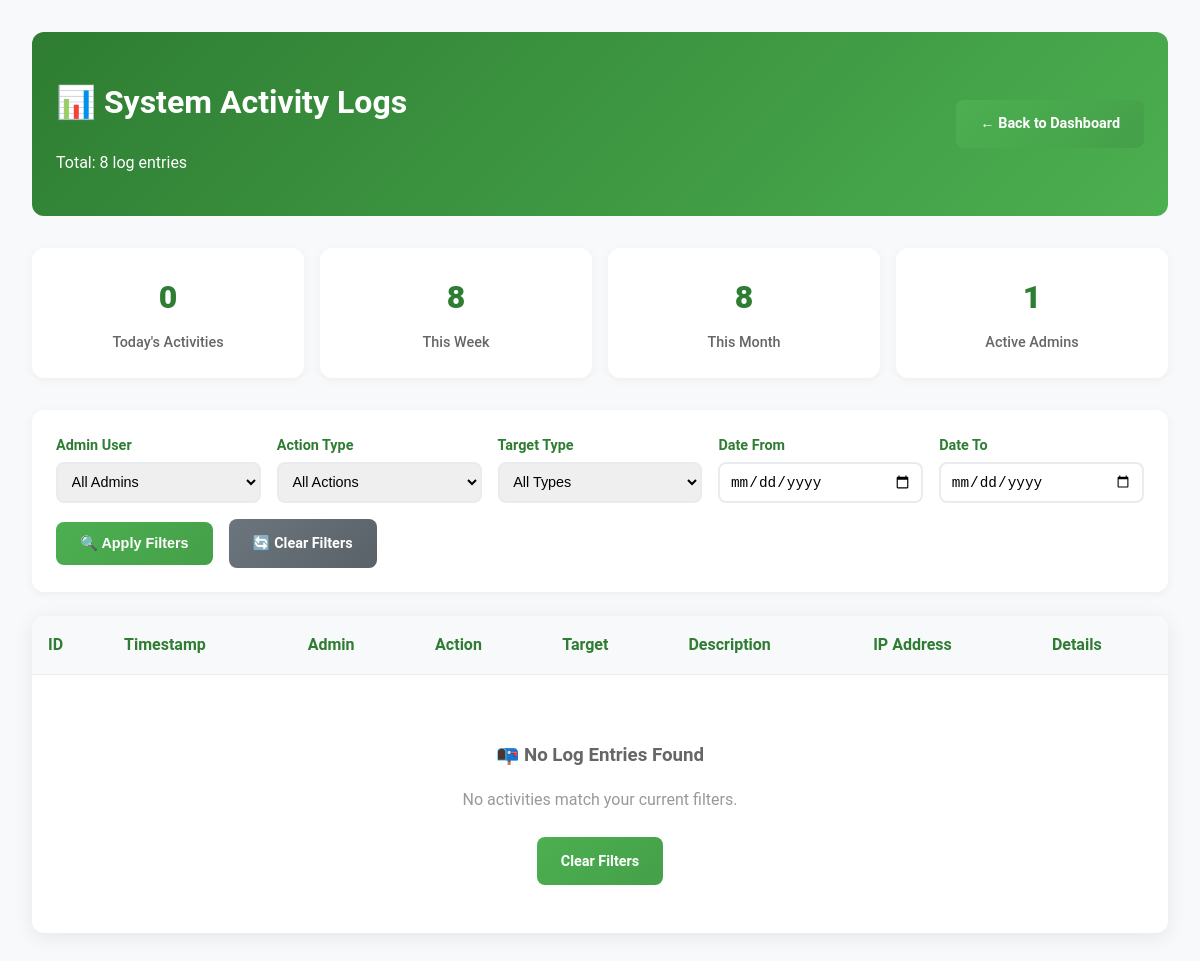
/admin/view-logs.php?page=2& (signed in), run on an earlier commit of the app's database.
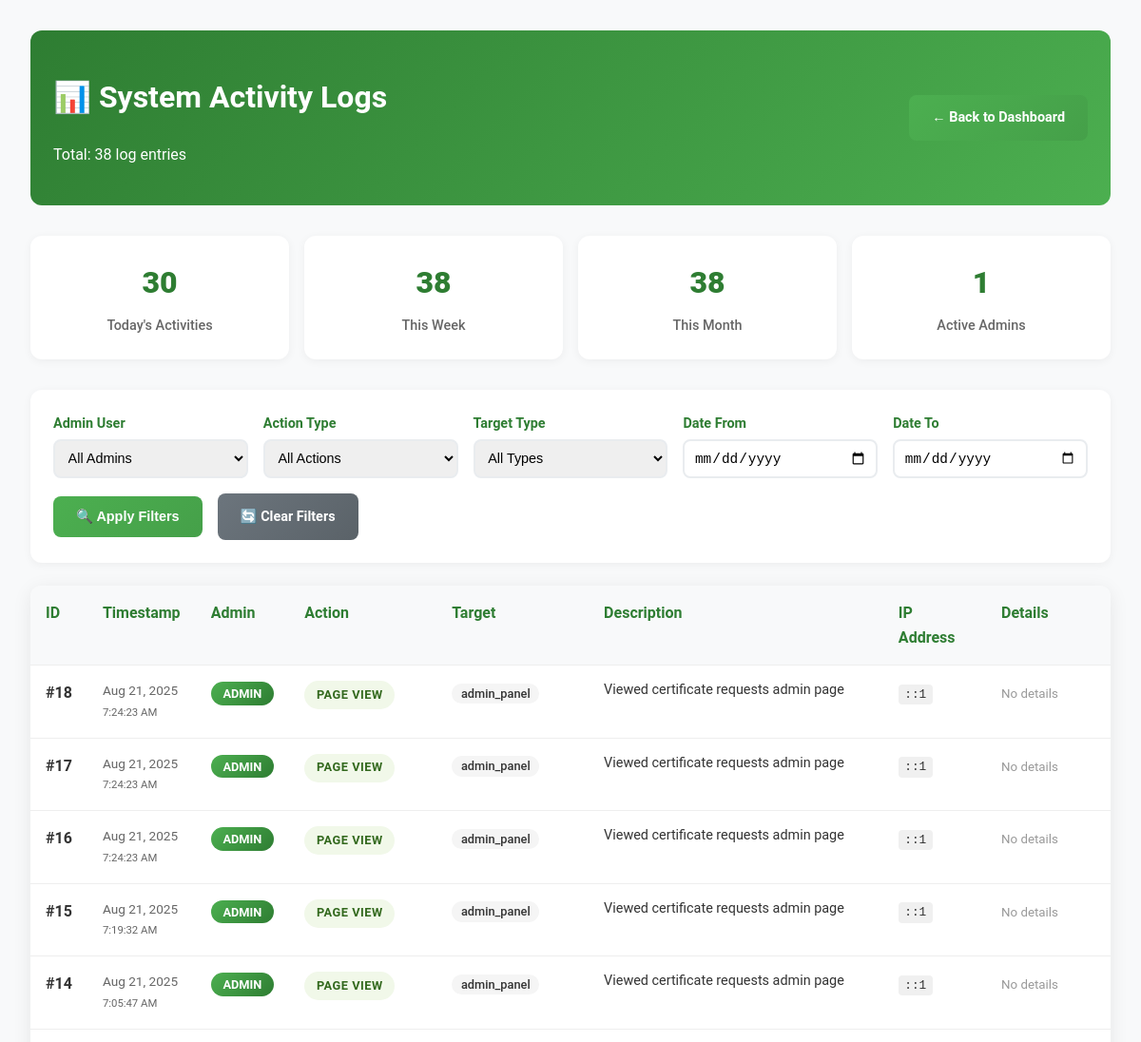
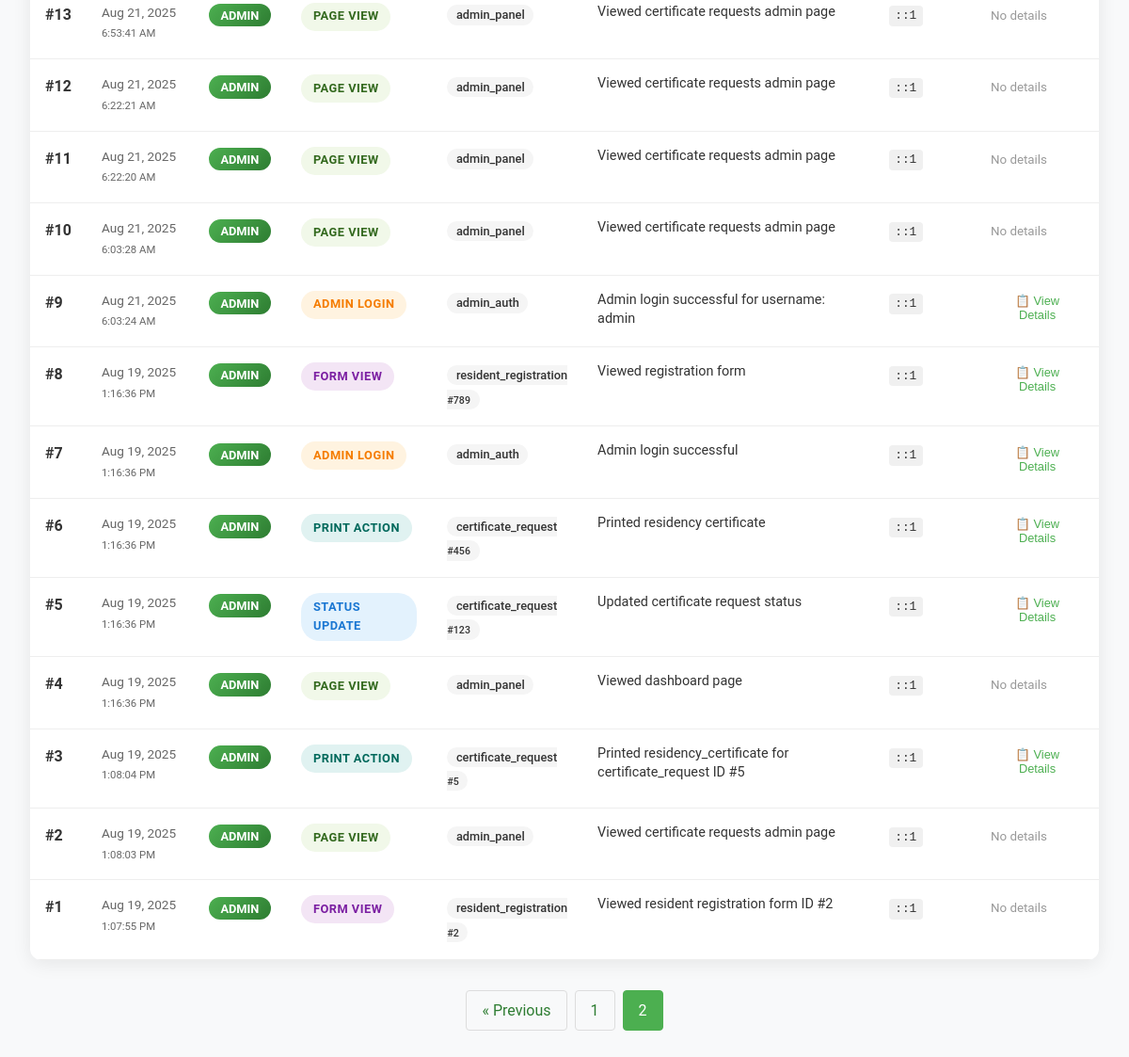
And on a later commit of the database (2 pictures, top to bottom).
### tables this page shows
CREATE TABLE `admin_logs` (
  `id` int(11) NOT NULL,
  `admin_id` varchar(100) DEFAULT 'system',
  `action_type` varchar(50) NOT NULL,
  `target_type` varchar(50) NOT NULL,
  `target_id` int(11) DEFAULT NULL,
  `description` text NOT NULL,
  `details` longtext DEFAULT NULL CHECK (json_valid(`details`)),
  `ip_address` varchar(45) DEFAULT NULL,
  `user_agent` text DEFAULT NULL,
  `created_at` timestamp NOT NULL DEFAULT current_timestamp()
);

### admin/view-logs.php (the view, shortened to what the changed rows need)
<?php
include '../includes/db_connect.php';
$page = max(1, (int)($_GET['page'] ?? 1));
$per_page = 20;
$offset = ($page - 1) * $per_page;
$whereConditions = [];
$params = [];
$whereClause = $whereConditions ? "WHERE " . implode(" AND ", $whereConditions) : "";
$count_sql = "SELECT COUNT(*) FROM admin_logs $whereClause";
$sql = "SELECT * FROM admin_logs $whereClause ORDER BY created_at DESC LIMIT $offset, $per_page";
$count_stmt = $pdo->prepare($count_sql);
$count_stmt->execute($params);
$total_logs = $count_stmt->fetchColumn();
$stmt = $pdo->prepare($sql);
$stmt->execute($params);
$logs = $stmt->fetchAll(PDO::FETCH_ASSOC);
$total_pages = ceil($total_logs / $per_page);
?>
<!DOCTYPE html>
<html lang="en">
<head>
    <link rel="stylesheet" href="../css/styles.css">
</head>
<body>
    <div class="admin-container">
        <div class="admin-header">
            <div>
                <h1>📊 System Activity Logs</h1>
                <p>Total: <?php echo number_format($total_logs); ?> log entries</p>
            </div>
        </div>
        <div class="stats-row">
            <?php
            $today_count = $pdo->query("SELECT COUNT(*) FROM admin_logs WHERE DATE(created_at) = CURDATE()")->fetchColumn();
            $week_count = $pdo->query("SELECT COUNT(*) FROM admin_logs WHERE created_at >= DATE_SUB(NOW(), INTERVAL 7 DAY)")->fetchColumn();
            $month_count = $pdo->query("SELECT COUNT(*) FROM admin_logs WHERE created_at >= DATE_SUB(NOW(), INTERVAL 30 DAY)")->fetchColumn();
            ?>
            <div class="stat-card">
                <div class="stat-number"><?php echo $today_count; ?></div>
                <div class="stat-label">Today's Activities</div>
            </div>
            <div class="stat-card">
                <div class="stat-number"><?php echo $week_count; ?></div>
                <div class="stat-label">This Week</div>
            </div>
            <div class="stat-card">
                <div class="stat-number"><?php echo $month_count; ?></div>
                <div class="stat-label">This Month</div>
            </div>
        </div>
        <div class="logs-table">
            <table>
                <thead>
                    <tr>
                        <th>ID</th>
                        <th>Timestamp</th>
                        <th>Admin</th>
                        <th>Action</th>
                        <th>Target</th>
                        <th>Description</th>
                        <th>IP Address</th>
                        <th>Details</th>
                    </tr>
                </thead>
                <tbody>
                    <?php foreach ($logs as $log): ?>
                    <tr>
                        <td><strong>#<?php echo $log['id']; ?></strong></td>
                        <td class="log-timestamp">
                            <?php echo date('M j, Y', strtotime($log['created_at'])); ?><br>
                            <small><?php echo date('g:i:s A', strtotime($log['created_at'])); ?></small>
                        </td>
                        <td>
                            <span class="admin-badge">
                                <?php echo htmlspecialchars($log['admin_id']); ?>
                            </span>
                        </td>
                        <td>
                            <span class="action-badge action-<?php echo $log['action_type']; ?>">
                                <?php echo ucwords(str_replace('_', ' ', $log['action_type'])); ?>
                            </span>
                        </td>
                        <td>
                            <span class="target-badge">
                                <?php echo htmlspecialchars($log['target_type']); ?>
                                <?php if ($log['target_id']): ?>
                                    <br><small>#<?php echo $log['target_id']; ?></small>
                                <?php endif; ?>
                            </span>
                        </td>
                        <td>
                            <div class="log-description">
                                <?php echo htmlspecialchars($log['description']); ?>
                            </div>
                        </td>
                        <td>
                            <?php if ($log['ip_address']): ?>
                                <span class="ip-address"><?php echo htmlspecialchars($log['ip_address']); ?></span>
                            <?php else: ?>
                                <small style="color: #999;">N/A</small>
                            <?php endif; ?>
                        </td>
                        <td>
                            <?php if ($log['details']): ?>
                                <button class="details-toggle" onclick="toggleDetails(<?php echo $log['id']; ?>)">
                                    📋 View Details
                                </button>
                            <?php else: ?>
                                <small style="color: #999;">No details</small>
                            <?php endif; ?>
                        </td>
                    </tr>
                    <?php endforeach; ?>
                </tbody>
            </table>
            <?php if (empty($logs)): ?>
            <div style="text-align: center; padding: 3rem;">
                <h3 style="color: #666; margin-bottom: 1rem;">📭 No Log Entries Found</h3>
                <p style="color: #999; margin-bottom: 1.5rem;">No activities match your current filters.</p>
                <a href="view-logs.php" class="admin-btn">Clear Filters</a>
            </div>
            <?php endif; ?>
        </div>
        <?php if ($total_pages > 1): ?>
        <div class="pagination">
            <?php if ($page > 1): ?>
                <a href="?page=<?php echo $page-1; ?>&<?php echo http_build_query(array_filter($_GET, function($k) { return $k !== 'page'; }, ARRAY_FILTER_USE_KEY)); ?>">« Previous</a>
            <?php endif; ?>
            <?php for ($i = max(1, $page-2); $i <= min($total_pages, $page+2); $i++): ?>
                <?php if ($i == $page): ?>
                    <span class="current"><?php echo $i; ?></span>
                <?php else: ?>
                    <a href="?page=<?php echo $i; ?>&<?php echo http_build_query(array_filter($_GET, function($k) { return $k !== 'page'; }, ARRAY_FILTER_USE_KEY)); ?>"><?php echo $i; ?></a>
                <?php endif; ?>
            <?php endfor; ?>
        </div>
        <?php endif; ?>
    </div>
</body>
</html>

What changed in the data, as far as the page shows it:
added admin_logs: id "18", created_at "Aug 21, 2025", created_at "7:24:23 AM", admin "ADMIN", action_type "PAGE VIEW", target_type "admin_panel", description "Viewed certificate requests admin page", ip_address "::1", shows "No details"
added admin_logs: id "17", created_at "Aug 21, 2025", created_at "7:24:23 AM", admin "ADMIN", action_type "PAGE VIEW", target_type "admin_panel", description "Viewed certificate requests admin page", ip_address "::1", shows "No details"
added admin_logs: id "16", created_at "Aug 21, 2025", created_at "7:24:23 AM", admin "ADMIN", action_type "PAGE VIEW", target_type "admin_panel", description "Viewed certificate requests admin page", ip_address "::1", shows "No details"
added admin_logs: id "15", created_at "Aug 21, 2025", created_at "7:19:32 AM", admin "ADMIN", action_type "PAGE VIEW", target_type "admin_panel", description "Viewed certificate requests admin page", ip_address "::1", shows "No details"
added admin_logs: id "14", created_at "Aug 21, 2025", created_at "7:05:47 AM", admin "ADMIN", action_type "PAGE VIEW", target_type "admin_panel", description "Viewed certificate requests admin page", ip_address "::1", shows "No details"
added admin_logs: id "13", created_at "Aug 21, 2025", created_at "6:53:41 AM", admin "ADMIN", action_type "PAGE VIEW", target_type "admin_panel", description "Viewed certificate requests admin page", ip_address "::1", shows "No details"
added admin_logs: id "12", created_at "Aug 21, 2025", created_at "6:22:21 AM", admin "ADMIN", action_type "PAGE VIEW", target_type "admin_panel", description "Viewed certificate requests admin page", ip_address "::1", shows "No details"
added admin_logs: id "11", created_at "Aug 21, 2025", created_at "6:22:20 AM", admin "ADMIN", action_type "PAGE VIEW", target_type "admin_panel", description "Viewed certificate requests admin page", ip_address "::1", shows "No details"
added admin_logs: id "10", created_at "Aug 21, 2025", created_at "6:03:28 AM", admin "ADMIN", action_type "PAGE VIEW", target_type "admin_panel", description "Viewed certificate requests admin page", ip_address "::1", shows "No details"
added admin_logs: id "9", created_at "Aug 21, 2025", created_at "6:03:24 AM", admin "ADMIN", action_type "ADMIN LOGIN", target_type "admin_auth", description "Admin login successful for username: admin", ip_address "::1"
now on this page (row unchanged): admin_logs: id "8", created_at "Aug 19, 2025", created_at "1:16:36 PM", admin "ADMIN", action_type "FORM VIEW", target_type "resident_registration", target "789", description "Viewed registration form", ip_address "::1"
now on this page (row unchanged): admin_logs: id "7", created_at "Aug 19, 2025", created_at "1:16:36 PM", admin "ADMIN", action_type "ADMIN LOGIN", target_type "admin_auth", description "Admin login successful", ip_address "::1"
now on this page (row unchanged): admin_logs: id "6", created_at "Aug 19, 2025", created_at "1:16:36 PM", admin "ADMIN", action_type "PRINT ACTION", target_type "certificate_request", target "456", description "Printed residency certificate", ip_address "::1"
now on this page (row unchanged): admin_logs: id "5", created_at "Aug 19, 2025", created_at "1:16:36 PM", admin "ADMIN", action_type "STATUS UPDATE", target_type "certificate_request", target "123", description "Updated certificate request status", ip_address "::1"
now on this page (row unchanged): admin_logs: id "4", created_at "Aug 19, 2025", created_at "1:16:36 PM", admin "ADMIN", action_type "PAGE VIEW", target_type "admin_panel", description "Viewed dashboard page", ip_address "::1", shows "No details"
now on this page (row unchanged): admin_logs: id "3", created_at "Aug 19, 2025", created_at "1:08:04 PM", admin "ADMIN", action_type "PRINT ACTION", target_type "certificate_request", target "5", description "Printed residency_certificate for certificate_request ID #5", ip_address "::1"
now on this page (row unchanged): admin_logs: id "2", created_at "Aug 19, 2025", created_at "1:08:03 PM", admin "ADMIN", action_type "PAGE VIEW", target_type "admin_panel", description "Viewed certificate requests admin page", ip_address "::1", shows "No details"
now on this page (row unchanged): admin_logs: id "1", created_at "Aug 19, 2025", created_at "1:07:55 PM", admin "ADMIN", action_type "FORM VIEW", target_type "resident_registration", target "2", description "Viewed resident registration form ID #2", ip_address "::1", shows "No details"
Also different on the page:
$total_logs: "8" → "38"
$today_count: "0" → "30"
$week_count: "8" → "38"
$month_count: "8" → "38"
text no longer shown: "📭 No Log Entries Found No activities match your current filters. Clear Filters"
text now shown: "« Previous"
new list line: "1"
new list line: "2"
